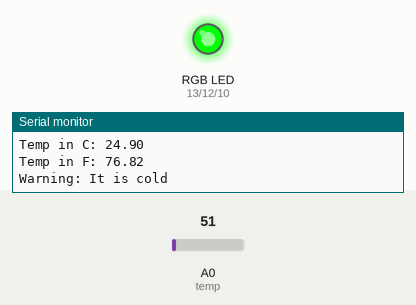
Simulated run of this sketch. Board: Arduino Uno, built with avr-gcc and run on an emulated ATmega328P. On the bench: an RGB LED mixed from three pins (HIGH = lit), the last lines printed to the serial monitor. The test bench sets the inputs (shaded band); at power-on: A0 (temp) = 51.

Above: at 4.8 s.
4.9 s: A0 (temp) set to 58
At 8.6 s:
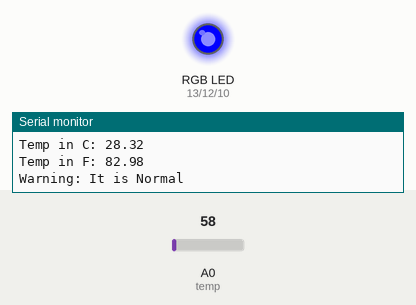
9.9 s: A0 (temp) set to 86
At 11.4 s:
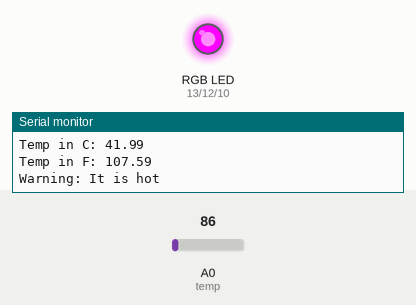
19.2 s: A0 (temp) set to 30
At 23.1 s:
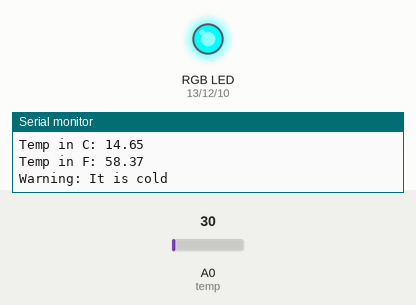
25.5 s: A0 (temp) set to 112
At 27.4 s:
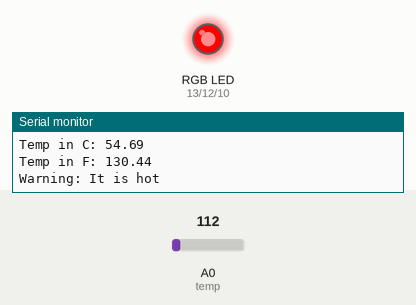
34.8 s: A0 (temp) set to 71
At 36.3 s:
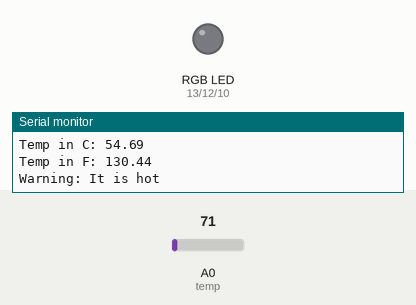
39.8 s: A0 (temp) set to 15
At 40.6 s:
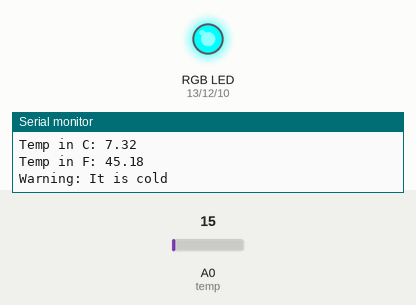
Timing chart, 0 to 50.1 s (numbered marks = the images above; inputs shaded):
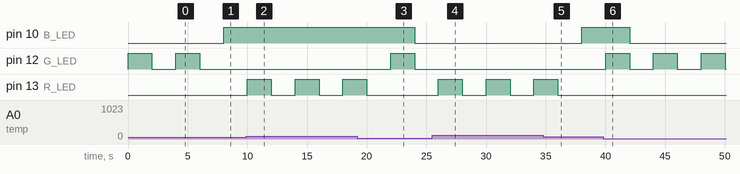

The sketch:

Arduino_LM35-RGB-LED.ino
```cpp
// Declaring global variable
int R_LED = 13;//Initialize the pin13 for RED LED
int G_LED = 12;//Initialize the pin13 for YELLOW LED
int B_LED = 10;//Initialize the pin13 for BLUE LED
const int temp = 0;
void setup() {
  Serial.begin (9600);
  pinMode (R_LED, OUTPUT);// declaring the RED LED as an output
  pinMode (B_LED, OUTPUT);// declaring the BLUE LED as an output
  pinMode (G_LED, OUTPUT);// declaring the YELLOW LED as an output
  pinMode (temp, INPUT);
}
void loop()
{
  float Real_Voltage = analogRead(temp) * 0.004882814; // reading the sensor value and convert it to voltage
  float Temp_C = Real_Voltage * 100.0;   // changing the voltage into Celsius
  float Temp_F = Temp_C * (9.0 / 5.0) + 32.0;
  Serial.print("Temp in C: ");
  Serial.println(Temp_C);
  Serial.print("Temp in F: ");
  Serial.println(Temp_F);
  if ( Temp_C >= 36.0)
  {
    Serial.println("Warning: It is hot");
    Serial.println("");
    digitalWrite(R_LED, HIGH); // Red LED on

    delay(2000);// wait for one sec
    digitalWrite(G_LED, LOW);
    digitalWrite(R_LED, LOW);// Red LED off
    delay(2000); // wait for one sec
  }
  else if (Temp_C <= 26.0)
  {
    Serial.println("Warning: It is cold");
    Serial.println("");
    digitalWrite(G_LED, HIGH);  // GREEN LED on
    delay(2000);
    digitalWrite(B_LED, LOW);
    digitalWrite(G_LED, LOW);
    //analogWrite(Buz,0);
    delay(2000);    // wait for a sec
  }
  else
  {
    Serial.println("Warning: It is Normal ");
    Serial.println("");
    digitalWrite(R_LED, LOW);
    digitalWrite(G_LED, LOW);
    digitalWrite(B_LED, HIGH);
    delay(2000);
  }
}
```

Measured:
- the behaviour switches between 53 and 54 on A0 (temp) (found by bisection; images 0 and 1)
- after the input at 4.9 s, pin 10 (B_LED): LOW → HIGH after 3.1 s; pin 12 (G_LED): goes on until 6.0 s, then stays LOW
- after the input at 9.9 s, pin 13 (R_LED): alternates HIGH for 2.0 s and LOW for 2.0 s, starting after 0.11 s
- after the input at 19.2 s, pin 10 (B_LED): HIGH → LOW after 4.8 s; pin 12 (G_LED): LOW → HIGH after 2.8 s, → LOW 2.0 s later; pin 13 (R_LED): goes on until 20.0 s, then stays LOW
- after the input at 25.5 s, pin 12 (G_LED): stops changing and stays LOW; pin 13 (R_LED): alternates HIGH for 2.0 s and LOW for 2.0 s, starting after 0.51 s
- after the input at 34.8 s, pin 10 (B_LED): LOW → HIGH after 3.2 s; pin 13 (R_LED): goes on until 36.0 s, then stays LOW
- after the input at 39.8 s, pin 10 (B_LED): HIGH → LOW after 2.2 s; pin 12 (G_LED): alternates HIGH for 2.0 s and LOW for 2.0 s, starting after 0.22 s
